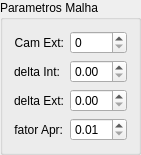
               <widget class="QGroupBox" name="groupBox">
                <property name="sizePolicy">
                 <sizepolicy hsizetype="Fixed" vsizetype="Fixed">
                  <horstretch>0</horstretch>
                  <verstretch>0</verstretch>
                 </sizepolicy>
                </property>
                <property name="minimumSize">
                 <size>
                  <width>0</width>
                  <height>0</height>
                 </size>
                </property>
                <property name="maximumSize">
                 <size>
                  <width>140</width>
                  <height>16777215</height>
                 </size>
                </property>
                <property name="title">
                 <string>Parametros Malha</string>
                </property>
                <layout class="QFormLayout" name="formLayout_3">
                 <item row="0" column="0">
                  <widget class="QLabel" name="label_52">
                   <property name="minimumSize">
                    <size>
                     <width>40</width>
                     <height>0</height>
                    </size>
                   </property>
                   <property name="text">
                    <string>Cam Ext:</string>
                   </property>
                   <property name="alignment">
                    <set>Qt::AlignRight|Qt::AlignTrailing|Qt::AlignVCenter</set>
                   </property>
                  </widget>
                 </item>
                 <item row="1" column="0">
                  <widget class="QLabel" name="label_71">
                   <property name="minimumSize">
                    <size>
                     <width>40</width>
                     <height>0</height>
                    </size>
                   </property>
                   <property name="layoutDirection">
                    <enum>Qt::LeftToRight</enum>
                   </property>
                   <property name="text">
                    <string>delta Int:</string>
                   </property>
                   <property name="alignment">
                    <set>Qt::AlignRight|Qt::AlignTrailing|Qt::AlignVCenter</set>
                   </property>
                  </widget>
                 </item>
                 <item row="2" column="0">
                  <widget class="QLabel" name="label_72">
                   <property name="text">
                    <string>delta Ext:</string>
                   </property>
                   <property name="alignment">
                    <set>Qt::AlignRight|Qt::AlignTrailing|Qt::AlignVCenter</set>
                   </property>
                  </widget>
                 </item>
                 <item row="2" column="1">
                  <widget class="QDoubleSpinBox" name="doubleSpinBox_deltaExt">
                   <property name="singleStep">
                    <double>0.010000000000000</double>
                   </property>
                  </widget>
                 </item>
                 <item row="1" column="1">
                  <widget class="QDoubleSpinBox" name="doubleSpinBox_deltaInt">
                   <property name="sizePolicy">
                    <sizepolicy hsizetype="Minimum" vsizetype="Fixed">
                     <horstretch>0</horstretch>
                     <verstretch>0</verstretch>
                    </sizepolicy>
                   </property>
                   <property name="singleStep">
                    <double>0.010000000000000</double>
                   </property>
                  </widget>
                 </item>
                 <item row="3" column="0">
                  <widget class="QLabel" name="label_73">
                   <property name="text">
                    <string>fator Apr:</string>
                   </property>
                   <property name="alignment">
                    <set>Qt::AlignRight|Qt::AlignTrailing|Qt::AlignVCenter</set>
                   </property>
                  </widget>
                 </item>
                 <item row="3" column="1">
                  <widget class="QDoubleSpinBox" name="doubleSpinBox_deltaExt_2">
                   <property name="minimum">
                    <double>0.010000000000000</double>
                   </property>
                   <property name="singleStep">
                    <double>0.010000000000000</double>
                   </property>
                   <property name="value">
                    <double>0.010000000000000</double>
                   </property>
                  </widget>
                 </item>
                 <item row="0" column="1">
                  <widget class="QSpinBox" name="spinBox_CamExt">
                   <property name="sizePolicy">
                    <sizepolicy hsizetype="Minimum" vsizetype="Fixed">
                     <horstretch>0</horstretch>
                     <verstretch>0</verstretch>
                    </sizepolicy>
                   </property>
                   <property name="minimumSize">
                    <size>
                     <width>0</width>
                     <height>0</height>
                    </size>
                   </property>
                  </widget>
                 </item>
                </layout>
               </widget>
